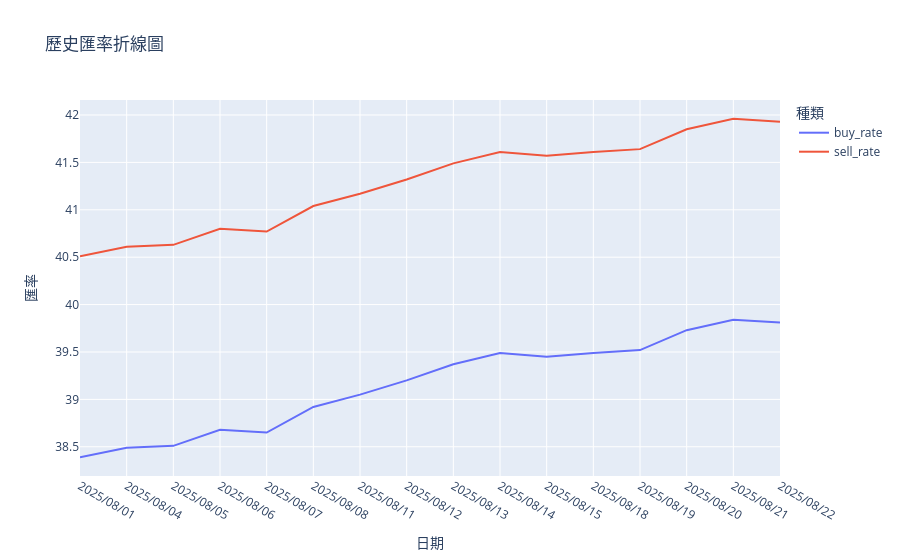

The cell this chart's notebook holds for it:
### Code cell
# 建立 DataFrame
History_Ex_Rate = pd.DataFrame({
    'date': date_history,
    'buy_rate': history_buy,
    'sell_rate': history_sell
})

# 確保日期排序
History_Ex_Rate = History_Ex_Rate.sort_values('date')

# 使用 Plotly 畫互動折線圖
fig = px.line(
    History_Ex_Rate,
    x='date',
    y=['buy_rate', 'sell_rate'],
    title='歷史匯率折線圖',
    labels={'value': '匯率', 'date': '日期', 'variable': '種類'}
)

fig.show()

### Figure 1 — Plotly figure (JSON) as saved in the notebook; plotly's stock layout.template omitted (floating-point values rounded to 4 significant figures)
{"data": [{"hovertemplate": "種類=buy_rate<br>日期=%{x}<br>匯率=%{y}<extra></extra>", "legendgroup": "buy_rate", "line": {"color": "#636efa", "dash": "solid"}, "marker": {"symbol": "circle"}, "mode": "lines", "name": "buy_rate", "orientation": "v", "showlegend": true, "type": "scatter", "x": ["2025/08/01", "2025/08/04", "2025/08/05", "2025/08/06", "2025/08/07", "2025/08/08", "2025/08/11", "2025/08/12", "2025/08/13", "2025/08/14", "2025/08/15", "2025/08/18", "2025/08/19", "2025/08/20", "2025/08/21", "2025/08/22"], "xaxis": "x", "y": [38.39, 38.49, 38.51, 38.68, 38.65, 38.92, 39.05, 39.2, 39.37, 39.49, 39.45, 39.49, 39.52, 39.73, 39.84, 39.81], "yaxis": "y"}, {"hovertemplate": "種類=sell_rate<br>日期=%{x}<br>匯率=%{y}<extra></extra>", "legendgroup": "sell_rate", "line": {"color": "#EF553B", "dash": "solid"}, "marker": {"symbol": "circle"}, "mode": "lines", "name": "sell_rate", "orientation": "v", "showlegend": true, "type": "scatter", "x": ["2025/08/01", "2025/08/04", "2025/08/05", "2025/08/06", "2025/08/07", "2025/08/08", "2025/08/11", "2025/08/12", "2025/08/13", "2025/08/14", "2025/08/15", "2025/08/18", "2025/08/19", "2025/08/20", "2025/08/21", "2025/08/22"], "xaxis": "x", "y": [40.51, 40.61, 40.63, 40.8, 40.77, 41.04, 41.17, 41.32, 41.49, 41.61, 41.57, 41.61, 41.64, 41.85, 41.96, 41.93], "yaxis": "y"}], "layout": {"legend": {"title": {"text": "種類"}, "tracegroupgap": 0}, "title": {"text": "歷史匯率折線圖"}, "xaxis": {"anchor": "y", "domain": [0, 1], "title": {"text": "日期"}}, "yaxis": {"anchor": "x", "domain": [0, 1], "title": {"text": "匯率"}}}}
